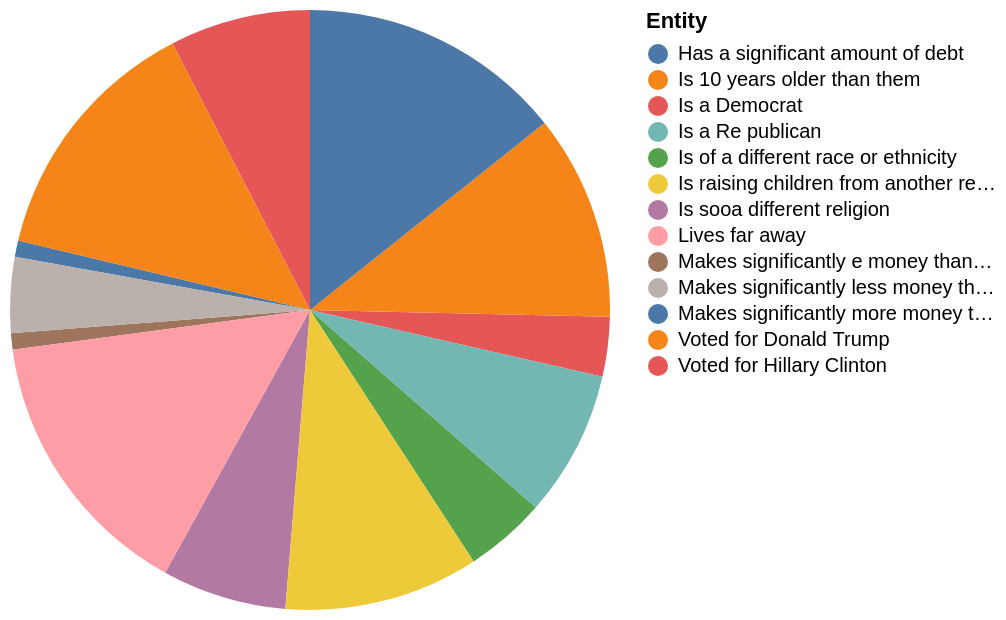

The specification (Vega-Lite) saved for this image:
### Vega-Lite specification from a JSON file in a GitHub repository (floating-point values rounded to 4 significant figures)
{"$schema": "https://vega.github.io/schema/vega-lite/v5.json", "description": "Pie chart auto-generated from CSV", "data": {"values": [{"Entity": "Makes significantly more money than them", "Definitely/probably would NOT": "3", "Definitely/probably would (or already have)": "97"}, {"Entity": "Makes significantly e money than them", "Definitely/probably would NOT": "3", "Definitely/probably would (or already have)": "97"}, {"Entity": "Is a Democrat", "Definitely/probably would NOT": "11", "Definitely/probably would (or already have)": "88"}, {"Entity": "Makes significantly less money than them", "Definitely/probably would NOT": "14", "Definitely/probably would (or already have)": "86"}, {"Entity": "Is of a different race or ethnicity", "Definitely/probably would NOT": "15", "Definitely/probably would (or already have)": "85"}, {"Entity": "Is sooa different religion", "Definitely/probably would NOT": "23", "Definitely/probably would (or already have)": "77"}, {"Entity": "Voted for Hillary Clinton", "Definitely/probably would NOT": "26", "Definitely/probably would (or already have)": "73"}, {"Entity": "Is a Re publican", "Definitely/probably would NOT": "27", "Definitely/probably would (or already have)": "72"}, {"Entity": "Is raising children from another relationship Is 10 years younger than them*", "Definitely/probably would NOT": "36", "Definitely/probably would (or already have)": "27"}, {"Entity": "Is 10 years older than them", "Definitely/probably would NOT": "38", "Definitely/probably would (or already have)": "61"}, {"Entity": "Voted for Donald Trump", "Definitely/probably would NOT": "47", "Definitely/probably would (or already have)": "52"}, {"Entity": "Has a significant amount of debt", "Definitely/probably would NOT": "49", "Definitely/probably would (or already have)": "50"}, {"Entity": "Lives far away", "Definitely/probably would NOT": "51", "Definitely/probably would (or already have)": "49"}]}, "mark": "arc", "encoding": {"theta": {"field": "Definitely/probably would NOT", "type": "quantitative"}, "color": {"field": "Entity", "type": "nominal"}}}
